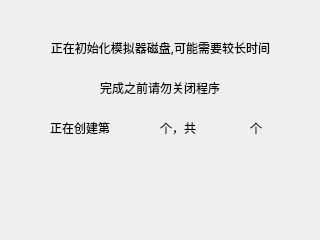
<?xml version="1.0" encoding="UTF-8"?>
<ui version="4.0">
 <class>Dialog_create_emulator</class>
 <widget class="QDialog" name="Dialog_create_emulator">
  <property name="windowModality">
   <enum>Qt::ApplicationModal</enum>
  </property>
  <property name="geometry">
   <rect>
    <x>0</x>
    <y>0</y>
    <width>320</width>
    <height>240</height>
   </rect>
  </property>
  <property name="minimumSize">
   <size>
    <width>320</width>
    <height>160</height>
   </size>
  </property>
  <property name="font">
   <font>
    <family>楷体</family>
    <pointsize>11</pointsize>
   </font>
  </property>
  <property name="windowTitle">
   <string>模拟器盘创建中...</string>
  </property>
  <widget class="QLabel" name="label">
   <property name="geometry">
    <rect>
     <x>50</x>
     <y>120</y>
     <width>71</width>
     <height>16</height>
    </rect>
   </property>
   <property name="font">
    <font>
     <family>微软雅黑</family>
     <pointsize>9</pointsize>
    </font>
   </property>
   <property name="text">
    <string>正在创建第</string>
   </property>
  </widget>
  <widget class="QLabel" name="label_2">
   <property name="geometry">
    <rect>
     <x>160</x>
     <y>120</y>
     <width>41</width>
     <height>16</height>
    </rect>
   </property>
   <property name="font">
    <font>
     <family>微软雅黑</family>
     <pointsize>9</pointsize>
    </font>
   </property>
   <property name="text">
    <string>个，共</string>
   </property>
  </widget>
  <widget class="QLabel" name="label_3">
   <property name="geometry">
    <rect>
     <x>250</x>
     <y>120</y>
     <width>21</width>
     <height>16</height>
    </rect>
   </property>
   <property name="font">
    <font>
     <family>微软雅黑</family>
     <pointsize>9</pointsize>
    </font>
   </property>
   <property name="text">
    <string>个</string>
   </property>
  </widget>
  <widget class="QLabel" name="label_current_creating_emulator">
   <property name="geometry">
    <rect>
     <x>120</x>
     <y>120</y>
     <width>31</width>
     <height>16</height>
    </rect>
   </property>
   <property name="font">
    <font>
     <family>微软雅黑</family>
     <pointsize>9</pointsize>
    </font>
   </property>
   <property name="text">
    <string/>
   </property>
   <property name="alignment">
    <set>Qt::AlignCenter</set>
   </property>
  </widget>
  <widget class="QLabel" name="label_total_creating_emulator">
   <property name="geometry">
    <rect>
     <x>210</x>
     <y>120</y>
     <width>31</width>
     <height>16</height>
    </rect>
   </property>
   <property name="font">
    <font>
     <family>微软雅黑</family>
     <pointsize>9</pointsize>
    </font>
   </property>
   <property name="text">
    <string/>
   </property>
   <property name="alignment">
    <set>Qt::AlignCenter</set>
   </property>
  </widget>
  <widget class="QLabel" name="label_4">
   <property name="geometry">
    <rect>
     <x>50</x>
     <y>40</y>
     <width>221</width>
     <height>16</height>
    </rect>
   </property>
   <property name="font">
    <font>
     <family>微软雅黑</family>
     <pointsize>9</pointsize>
    </font>
   </property>
   <property name="text">
    <string>正在初始化模拟器磁盘,可能需要较长时间</string>
   </property>
   <property name="alignment">
    <set>Qt::AlignCenter</set>
   </property>
  </widget>
  <widget class="QLabel" name="label_5">
   <property name="geometry">
    <rect>
     <x>100</x>
     <y>80</y>
     <width>131</width>
     <height>16</height>
    </rect>
   </property>
   <property name="font">
    <font>
     <family>微软雅黑</family>
     <pointsize>9</pointsize>
    </font>
   </property>
   <property name="text">
    <string>完成之前请勿关闭程序</string>
   </property>
  </widget>
  <widget class="QLabel" name="label_current_disk_speed">
   <property name="geometry">
    <rect>
     <x>120</x>
     <y>170</y>
     <width>91</width>
     <height>16</height>
    </rect>
   </property>
   <property name="font">
    <font>
     <family>微软雅黑</family>
     <pointsize>9</pointsize>
    </font>
   </property>
   <property name="text">
    <string/>
   </property>
   <property name="alignment">
    <set>Qt::AlignCenter</set>
   </property>
  </widget>
 </widget>
 <resources/>
 <connections/>
</ui>
